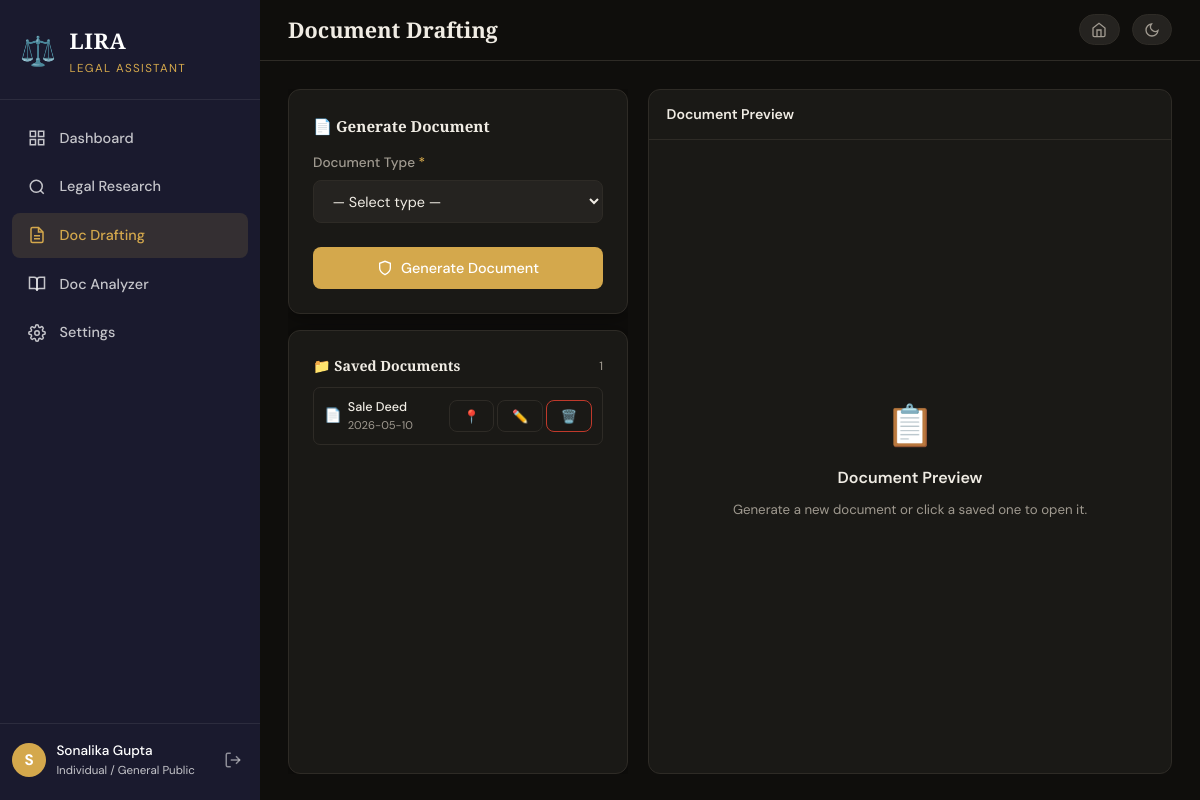
The app's page /drafting/ (signed in) with its own data.
### tables this page shows
CREATE TABLE users (
        id INTEGER PRIMARY KEY AUTOINCREMENT,
        name TEXT NOT NULL, email TEXT UNIQUE NOT NULL,
        password TEXT NOT NULL, avatar TEXT DEFAULT '',
        theme TEXT DEFAULT 'light', role TEXT DEFAULT 'individual',
        created_at TEXT DEFAULT (datetime('now')));

CREATE TABLE documents (
        id INTEGER PRIMARY KEY AUTOINCREMENT,
        user_id INTEGER NOT NULL, title TEXT NOT NULL,
        doc_type TEXT NOT NULL, content TEXT NOT NULL,
        status TEXT DEFAULT 'generated',
        is_pinned INTEGER DEFAULT 0, is_archived INTEGER DEFAULT 0,
        created_at TEXT DEFAULT (datetime('now')),
        updated_at TEXT DEFAULT (datetime('now')),
        FOREIGN KEY (user_id) REFERENCES users(id));

### backend/routes/drafting.py (the view)
@drafting_bp.route("/")
@login_required
def index():
    db   = get_db(current_app.config["DATABASE"])
    docs = db.execute(
        "SELECT * FROM documents WHERE user_id=? AND is_archived=0 ORDER BY created_at DESC",
        (current_user.id,)
    ).fetchall()
    db.close()
    return render_template("drafting.html", doc_types=DOC_TYPES, docs=docs, doc_fields=DOC_FIELDS)

### backend/database.py (called while the page is built)
def get_db(db_path: str) -> sqlite3.Connection:
    conn = sqlite3.connect(db_path)
    conn.row_factory = sqlite3.Row
    return conn

### backend/models.py (called while the page is built)
    def role_label(self):
        return next((l for k,l in ROLES if k == self.role), "Individual")

    @staticmethod
    def get_by_id(uid, db_path):
        conn = get_db(db_path)
        row  = conn.execute("SELECT * FROM users WHERE id=?", (uid,)).fetchone()
        conn.close()
        return User(row) if row else None

### frontend/templates/drafting.html (shortened to what this page needs)
{% extends "app_layout.html" %}
{% block page_title %}Document Drafting{% endblock %}
{% block content %}
<div class="drafting-layout">
  <div class="draft-left">
    <div class="card" style="flex-shrink:0">
      <div class="card-title" style="font-size:.95rem;margin-bottom:.9rem">📄 Generate Document</div>
      <div class="form-group">
        <label class="form-label">Document Type <span style="color:var(--accent)">*</span></label>
        <select class="form-select" id="docType" onchange="loadFields()">
          <option value="">— Select type —</option>
        </select>
      </div>
      <button class="btn btn--primary" id="generateBtn" onclick="generateDoc()" disabled
              style="width:100%;justify-content:center;padding:.75rem;margin-top:.25rem">
        <svg viewBox="0 0 24 24" fill="none" stroke="currentColor" stroke-width="2" width="14"><path d="M12 22s8-4 8-10V5l-8-3-8 3v7c0 6 8 10 8 10z"/></svg>
        Generate Document
      </button>
    </div>
    <div class="card" style="flex:1;min-height:0;display:flex;flex-direction:column">
      <div class="section-header" style="margin-bottom:.6rem;flex-shrink:0">
        <span class="section-title" style="font-size:.88rem">📁 Saved Documents</span>
        <span style="font-size:.75rem;color:var(--text-muted)">{{ docs|length }}</span>
      </div>
      {% if docs %}
        <div class="saved-docs-list">
          {% for d in docs %}
            <div class="doc-row" id="doc-row-{{ d.id }}" onclick="openDoc({{ d.id }}, this)">
              <span style="font-size:.85rem;flex-shrink:0">{% if d.is_pinned %}📌{% else %}📄{% endif %}</span>
              <div class="doc-row__info">
                <div class="doc-row__type" id="doc-title-{{ d.id }}">{{ d.doc_type }}</div>
                <div class="doc-row__date">{{ d.created_at[:10] if d.created_at else '' }}</div>
              </div>
              <div class="doc-row__actions">
                <button class="btn btn--ghost btn--sm" title="{{ 'Unpin' if d.is_pinned else 'Pin' }}"
                        onclick="event.stopPropagation();pinDoc({{ d.id }},this)">{{ '📌' if d.is_pinned else '📍' }}</button>
                <button class="btn btn--ghost btn--sm" title="Rename"
                        onclick="event.stopPropagation();renameDoc({{ d.id }})">✏️</button>
                <button class="btn btn--danger btn--sm" title="Delete"
                        onclick="event.stopPropagation();deleteDoc({{ d.id }})">🗑️</button>
              </div>
            </div>
          {% endfor %}
        </div>
      {% else %}
        <div class="empty-state" style="padding:1.25rem">
          <div class="empty-icon">📁</div>
          <p style="font-size:.82rem">No documents yet.</p>
        </div>
      {% endif %}
    </div>
  </div>
  <div class="draft-preview">
    <div class="draft-preview__header">
      <span class="draft-preview__title" id="previewTitle">Document Preview</span>
    </div>
    <div class="preview-body" id="previewBody">
      <div class="draft-placeholder" id="previewPlaceholder">
        <div style="font-size:2.5rem">📋</div>
        <p style="font-weight:600;color:var(--text)">Document Preview</p>
        <p style="font-size:.83rem">Generate a new document or click a saved one to open it.</p>
      </div>
    </div>
  </div>
</div>
{% endblock %}

### frontend/templates/app_layout.html (shortened to what this page needs)
{% extends "base.html" %}
{% block body %}
<div class="app-layout">
  <aside class="sidebar" id="sidebar">
    <div class="sidebar__brand">
      <a href="{{ url_for('dashboard.index') }}" class="brand-link">
        <div class="brand-icon">⚖️</div>
        <div class="brand-text">
          <span class="brand-name">LIRA</span>
          <span class="brand-tagline">Legal Assistant</span>
        </div>
      </a>
    </div>
    <nav class="sidebar__nav">
      <a href="{{ url_for('dashboard.index') }}"
         class="nav-item {% if request.blueprint == 'dashboard' %}nav-item--active{% endif %}">
        <svg viewBox="0 0 24 24" fill="none" stroke="currentColor" stroke-width="2"><rect x="3" y="3" width="7" height="7"/><rect x="14" y="3" width="7" height="7"/><rect x="14" y="14" width="7" height="7"/><rect x="3" y="14" width="7" height="7"/></svg>
        Dashboard
      </a>
      <a href="{{ url_for('research.index') }}"
         class="nav-item {% if request.blueprint == 'research' %}nav-item--active{% endif %}">
        <svg viewBox="0 0 24 24" fill="none" stroke="currentColor" stroke-width="2"><circle cx="11" cy="11" r="8"/><path d="m21 21-4.35-4.35"/></svg>
        Legal Research
      </a>
      <a href="{{ url_for('drafting.index') }}"
         class="nav-item {% if request.blueprint == 'drafting' %}nav-item--active{% endif %}">
        <svg viewBox="0 0 24 24" fill="none" stroke="currentColor" stroke-width="2"><path d="M14 2H6a2 2 0 0 0-2 2v16a2 2 0 0 0 2 2h12a2 2 0 0 0 2-2V8z"/><polyline points="14 2 14 8 20 8"/><line x1="16" y1="13" x2="8" y2="13"/><line x1="16" y1="17" x2="8" y2="17"/></svg>
        Doc Drafting
      </a>
      <a href="{{ url_for('analyzer.index') }}"
         class="nav-item {% if request.blueprint == 'analyzer' %}nav-item--active{% endif %}">
        <svg viewBox="0 0 24 24" fill="none" stroke="currentColor" stroke-width="2"><path d="M2 3h6a4 4 0 0 1 4 4v14a3 3 0 0 0-3-3H2z"/><path d="M22 3h-6a4 4 0 0 0-4 4v14a3 3 0 0 1 3-3h7z"/></svg>
        Doc Analyzer
      </a>
      <a href="{{ url_for('settings.profile') }}"
         class="nav-item {% if request.blueprint == 'settings' %}nav-item--active{% endif %}">
        Settings
      </a>
    </nav>
    <div class="sidebar__footer">
      <div class="user-chip">
        <div class="user-avatar">{{ current_user.name[0].upper() }}</div>
        <div class="user-info">
          <span class="user-name">{{ current_user.name }}</span>
          <span class="user-email">{{ current_user.role_label() if current_user.role_label else current_user.email }}</span>
        </div>
      </div>
      <a href="{{ url_for('auth.logout') }}" class="logout-btn" title="Sign out">
        <svg viewBox="0 0 24 24" fill="none" stroke="currentColor" stroke-width="2"><path d="M9 21H5a2 2 0 0 1-2-2V5a2 2 0 0 1 2-2h4"/><polyline points="16 17 21 12 16 7"/><line x1="21" y1="12" x2="9" y2="12"/></svg>
      </a>
    </div>
  </aside>
  <main class="app-main">
    <header class="app-header">
      <h1 class="page-title">{% block page_title %}{% endblock %}</h1>
      <div class="header-right">
        <a href="{{ url_for('home.index') }}" class="theme-toggle" title="Public Homepage" style="text-decoration:none">
          <svg viewBox="0 0 24 24" fill="none" stroke="currentColor" stroke-width="2" width="16" height="16"><path d="M3 9l9-7 9 7v11a2 2 0 0 1-2 2H5a2 2 0 0 1-2-2z"/><polyline points="9 22 9 12 15 12 15 22"/></svg>
        </a>
        <button class="theme-toggle" id="themeToggle" title="Toggle theme">
          <svg class="icon-moon" viewBox="0 0 24 24" fill="none" stroke="currentColor" stroke-width="2"><path d="M21 12.79A9 9 0 1 1 11.21 3 7 7 0 0 0 21 12.79z"/></svg>
        </button>
      </div>
    </header>
    <div class="page-content">
      {% block content %}{% endblock %}
    </div>
  </main>
</div>
{% endblock %}

### frontend/templates/drafting.html (style rules this page uses)
.drafting-layout { display:grid;grid-template-columns:340px 1fr;gap:1.25rem;height:calc(100vh - 115px) }
.draft-left { display:flex;flex-direction:column;gap:1rem;overflow-y:auto }
.draft-preview { background:var(--bg-card);border:1px solid var(--border);border-radius:var(--radius);display:flex;flex-direction:column;overflow:hidden }
.draft-preview__header { padding:.85rem 1.1rem;border-bottom:1px solid var(--border);display:flex;align-items:center;gap:.5rem;flex-shrink:0 }
.draft-preview__title { flex:1;font-size:.88rem;font-weight:600;white-space:nowrap;overflow:hidden;text-overflow:ellipsis }
.preview-body { flex:1;overflow-y:auto;padding:1.25rem }
.draft-placeholder { display:flex;flex-direction:column;align-items:center;justify-content:center;height:100%;color:var(--text-muted);text-align:center;gap:.5rem;padding:2rem }
.saved-docs-list { max-height:260px;overflow-y:auto;display:flex;flex-direction:column;gap:.35rem }
.doc-row { display:flex;align-items:center;gap:.4rem;padding:.55rem .65rem;border:1px solid var(--border);border-radius:7px;transition:background .15s;cursor:pointer }
.doc-row__info { flex:1;min-width:0 }
.doc-row__type { font-size:.79rem;font-weight:500;white-space:nowrap;overflow:hidden;text-overflow:ellipsis }
.doc-row__date { font-size:.7rem;color:var(--text-muted) }
.doc-row__actions { display:flex;gap:.2rem;flex-shrink:0 }

### records on screen
users: name "S", name "Sonalika Gupta"
documents: doc_type "Sale Deed", created_at "2026-05-10", is_pinned "📍"

### other values on screen
{{ docs|length }} "1"
